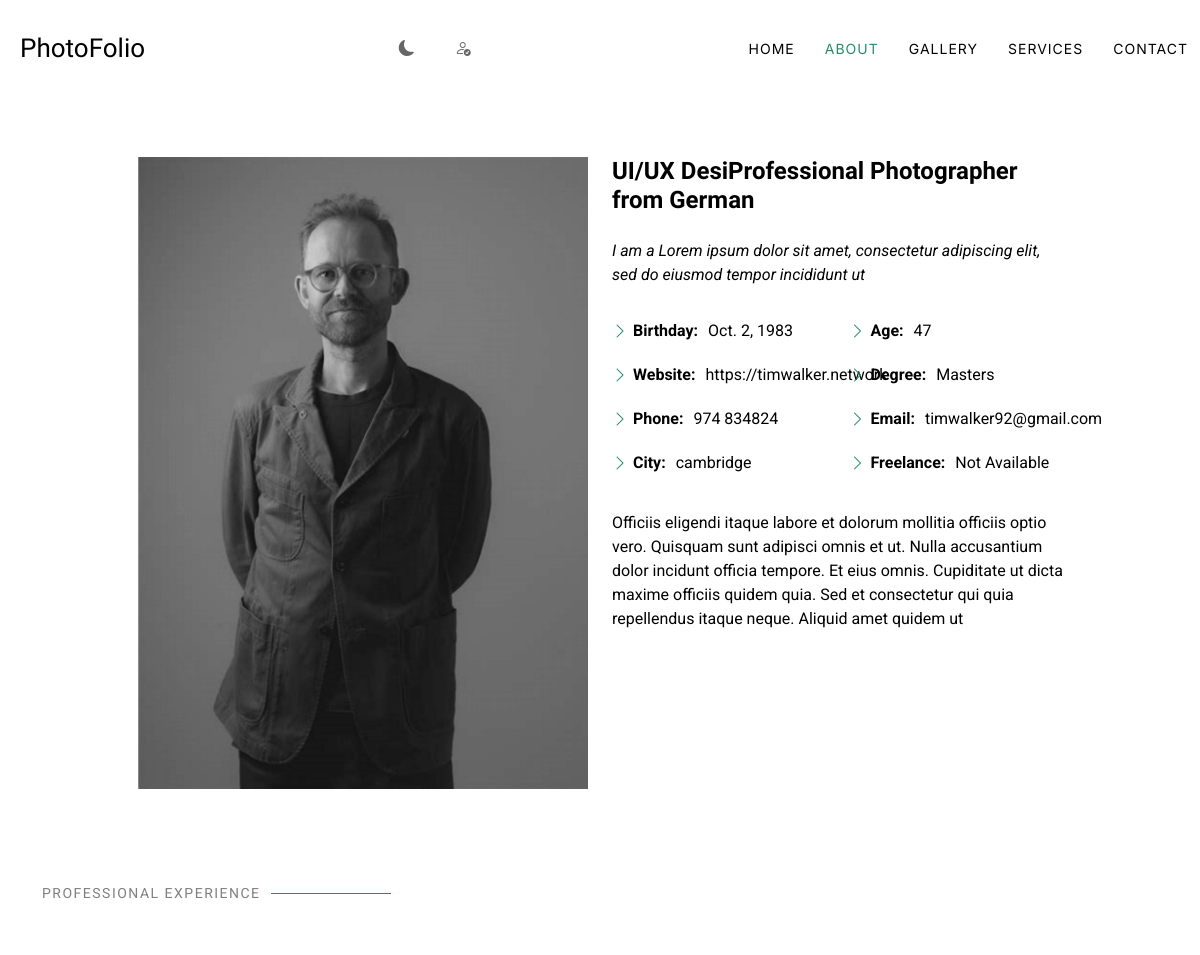
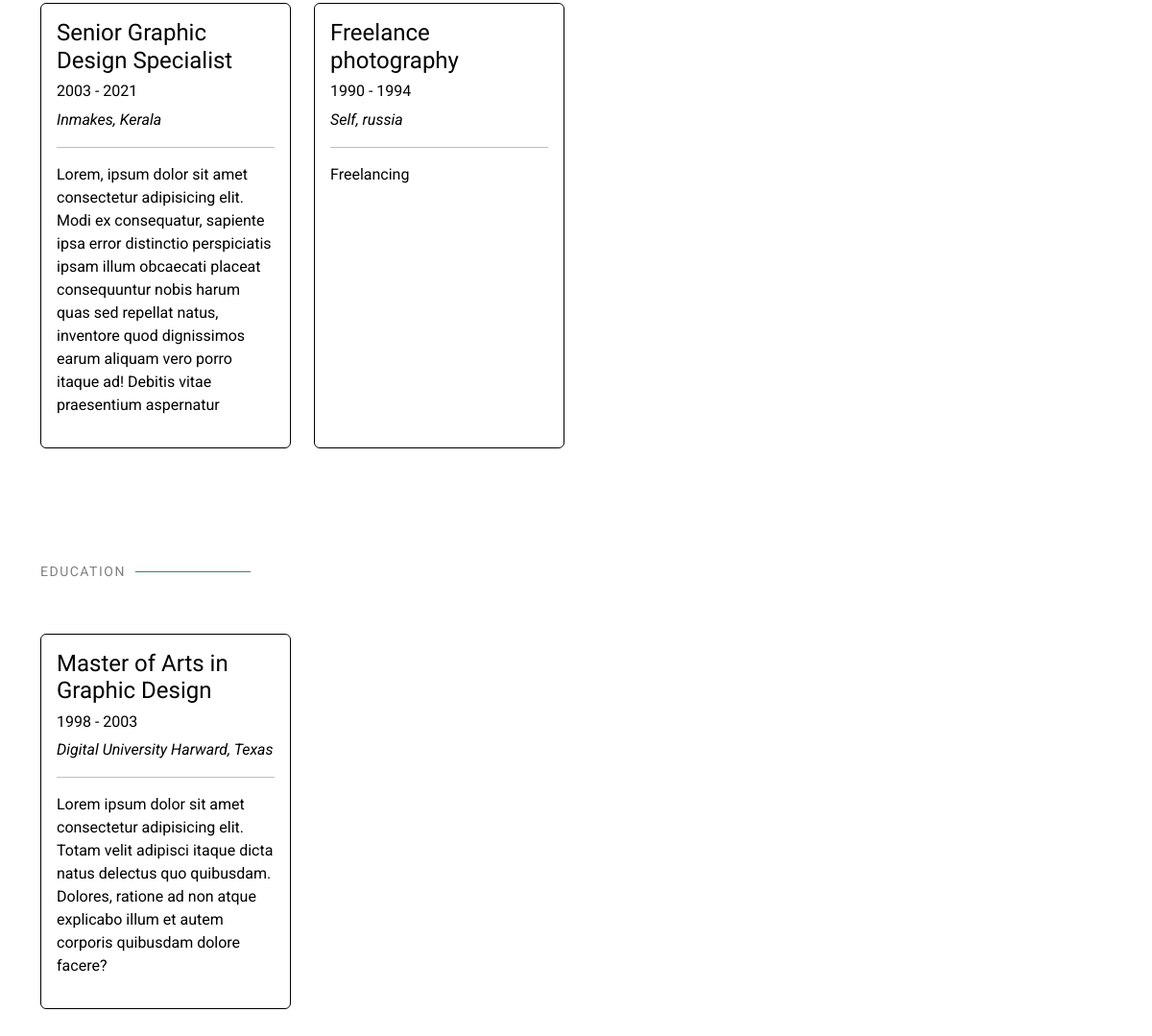
The page /about/ on the database its author committed (2 pictures, top to bottom).
### adminapp/models.py (models this page shows, shortened)
class UserDetails(models.Model):
        name = models.CharField(max_length=100)
        email = models.EmailField(max_length=100)
        phone = models.CharField(max_length=15)
        birthday = models.DateField()
        website = models.URLField()
        city = models.CharField(max_length=100)
        age = models.IntegerField()
        degree = models.CharField(max_length=100)
        freelance = models.CharField(max_length=20, choices=[('Available', 'Available'), ('Not Available', 'Not Available')])
        picture = models.ImageField(upload_to='profile_picture')
        heading1 = models.CharField(max_length=70)
        heading2 = models.CharField(max_length=150)
        description = models.CharField(max_length=500)

class ProfessionalExperience(models.Model):
    title = models.CharField(max_length=200)
    start_year = models.CharField(max_length=4)
    end_year = models.CharField(max_length=4)
    company = models.CharField(max_length=200)
    location = models.CharField(max_length=200)
    description = models.TextField()

class Education(models.Model):
    degree = models.CharField(max_length=200)
    start_year = models.CharField(max_length=4)
    end_year = models.CharField(max_length=4)
    institution = models.CharField(max_length=200)
    location = models.CharField(max_length=200)
    description = models.TextField()

### viewerapp/views.py (the view)
# urls.py: path('about/', views.about, name='about'),
def about(request):
    user_details = UserDetails.objects.first()
    experiences = ProfessionalExperience.objects.all()
    educations = Education.objects.all()
    return render(request, 'viewerapp/about.html', {'user_details': user_details,'experiences': experiences,'educations': educations})

### templates/viewerapp/about.html (shortened to what this page needs)
{% extends 'viewerapp/index.html' %}
{% load static %}
{% block content %}
    <section id="about" class="about section">
      <div class="container" data-aos="fade-up" data-aos-delay="100">
        <div class="row gy-4 justify-content-center">
          <div class="col-lg-5">
            {% if user_details.picture %}
            <img src="{{ user_details.picture.url }}" class="img-fluid" alt="">
            {% else %}
            <img src="{% static 'viewerapp/assets/img/about.jpg' %}" alt="">
            {% endif %}
          </div>
          <div class="col-lg-5 content">
            <h2 class="text-start">{{ user_details.heading1 }}</h2>
            <p class="fst-italic py-3 text-start">{{ user_details.heading2 }}</p>
            <div class="row">
                <div class="col-lg-6 text-start">
                    <ul>
                        <li><i class="bi bi-chevron-right"></i> <strong>Birthday:</strong> <span>{{ user_details.birthday }}</span></li>
                        <li><i class="bi bi-chevron-right"></i> <strong>Website:</strong> <span>{{ user_details.website }}</span></li>
                        <li><i class="bi bi-chevron-right"></i> <strong>Phone:</strong> <span>{{ user_details.phone }}</span></li>
                        <li><i class="bi bi-chevron-right"></i> <strong>City:</strong> <span>{{ user_details.city }}</span></li>
                    </ul>
                </div>
                <div class="col-lg-6 text-start">
                    <ul>
                        <li><i class="bi bi-chevron-right"></i> <strong>Age:</strong> <span>{{ user_details.age }}</span></li>
                        <li><i class="bi bi-chevron-right"></i> <strong>Degree:</strong> <span>{{ user_details.degree }}</span></li>
                        <li><i class="bi bi-chevron-right"></i> <strong>Email:</strong> <span>{{ user_details.email }}</span></li>
                        <li><i class="bi bi-chevron-right"></i> <strong>Freelance:</strong> <span>{{ user_details.freelance }}</span></li>
                    </ul>
                </div>
            </div>
            <p class="py-3 text-start">{{ user_details.description }}</p>
          </div>
        </div>
        <div class="row p-0">
          <div class="col-lg-5 p-0 m-0">
            <div class="container section-title  " style="margin-top: 100px; " >
              <h2>Professional Experience</h2>
            </div>
          </div>
        </div>
        <div class="row p-0">
              {% for experience in experiences  %}
              <div class="col-lg-3 col-md-6 mb-4">
              <div class="card h-100">
                <div class="card-body">
                    <h4 class="card-title">{{ experience.title }}</h4>
                    <h6>{{ experience.start_year }} - {{ experience.end_year }}</h6>
                    <p><em>{{ experience.company  }}, {{ experience.location }}</em></p>
                    <hr>
                    <p>{{ experience.description }}</p>
                </div>
            </div> </div>
        {% endfor %}
          </div>
        <div class="row p-0">
          <div class="col-lg-5 p-0 m-0">
            <div class="container section-title " style="margin-top: 100px; " >
              <h2>Education</h2>
            </div>
          </div>
        </div>
        <div class="row p-0">
            {% for education in educations %}
            <div class="col-lg-3 col-md-6 mb-4">
            <div class="card h-100">
              <div class="card-body">
                  <h4 class="card-title">{{ education.degree }}</h4>
                  <h6>{{ education.start_year }} - {{ education.end_year }}</h6>
                  <p><em>{{ education.institution }}, {{ education.location }}</em></p>
                  <hr>
                  <p>{{ education.description }}</p>
              </div>
          </div></div>
      {% endfor %}
        </div>
      </div>
    </section>
{% endblock %}

### static/assets/css/main.css (style rules this page uses)
:root { --default-font: "Roboto", system-ui, -apple-system, "Segoe UI", Roboto, "Helvetica Neue", Arial, "Noto Sans", "Liberation Sans", sans-serif, "Apple Color Emoji", "Segoe UI Emoji", "Segoe UI Symbol", "Noto Color Emoji"; --heading-font: "Cardo", sans-serif; --nav-font: "Inter", sans-serif; }
:root { --nav-color: rgba(255, 255, 255, 0.5); --nav-hover-color: var(--accent-color); --nav-dropdown-background-color: #161718; --nav-dropdown-color: rgba(255, 255, 255, 0.5); --nav-dropdown-hover-color: #ffffff; }
:root { scroll-behavior: smooth; }
body { color: var(--default-color); background-color: var(--background-color); font-family: var(--default-font); }
h1, h2, h3, h4, h5, h6 { color: var(--heading-color); font-family: var(--heading-font); }
section, .section { color: var(--default-color); background-color: var(--background-color); padding: 60px 0; scroll-margin-top: 100px; overflow: clip; }
.section-title { padding-bottom: 60px; position: relative; }
.section-title h2 { font-size: 14px; font-weight: 400; padding: 0; line-height: 1px; margin: 0; letter-spacing: 1.5px; text-transform: uppercase; color: color-mix(in srgb, var(--default-color), transparent 50%); position: relative; font-family: var(--default-font); }
.section-title h2::after { content: ""; width: 120px; height: 1px; display: inline-block; background: var(--accent-color); margin: 4px 10px; }
.about .content h2 { font-weight: 700; font-size: 24px; }
.about .content ul { list-style: none; padding: 0; }
.about .content ul li { margin-bottom: 20px; display: flex; align-items: center; }
.about .content ul strong { margin-right: 10px; }
.about .content ul i { font-size: 16px; margin-right: 5px; color: var(--accent-color); line-height: 0; }
.card { color: #288c6c; color: #01e4e4; }

### templates/viewerapp/about.html (style rules this page uses)
.card { background-color: var(--background-color); color: var(--heading-color); border-color: var(--heading-color); }

### rows shown on the page
UserDetails: picture (picture), heading1 "UI/UX DesiProfessional Photographer from German", heading2 "I am a Lorem ipsum dolor sit amet, consectetur adipiscing elit, sed do eiusmod tempor incididunt ut", birthday "Oct. 2, 1983", website "https://timwalker.network", phone "974 834824", city "cambridge", age "47", degree "Masters", email "timwalker92@gmail.com", freelance "Not Available", description "Officiis eligendi itaque labore et dolorum mollitia officiis optio vero. Quisquam sunt adipisci omnis et ut. Nulla accusantium dolor incidunt officia tempore. Et eius omnis. Cupiditate ut dicta maxime officiis quidem quia. Sed et consectetur qui quia repellendus itaque neque. Aliquid amet quidem ut"
ProfessionalExperience: title "Senior Graphic Design Specialist", start_year "2003", end_year "2021", company "Inmakes", location "Kerala", description "Lorem, ipsum dolor sit amet consectetur adipisicing elit. Modi ex consequatur, sapiente ipsa error distinctio perspiciatis ipsam illum obcaecati placeat consequuntur nobis harum quas sed repellat natus, inventore quod dignissimos earum aliquam vero porro itaque ad! Debitis vitae praesentium aspernatur"
ProfessionalExperience: title "Freelance photography", start_year "1990", end_year "1994", company "Self", location "russia", description "Freelancing"
Education: degree "Master of Arts in Graphic Design", start_year "1998", end_year "2003", institution "Digital University Harward", location "Texas", description "Lorem ipsum dolor sit amet consectetur adipisicing elit. Totam velit adipisci itaque dicta natus delectus quo quibusdam. Dolores, ratione ad non atque explicabo illum et autem corporis quibusdam dolore facere?"
